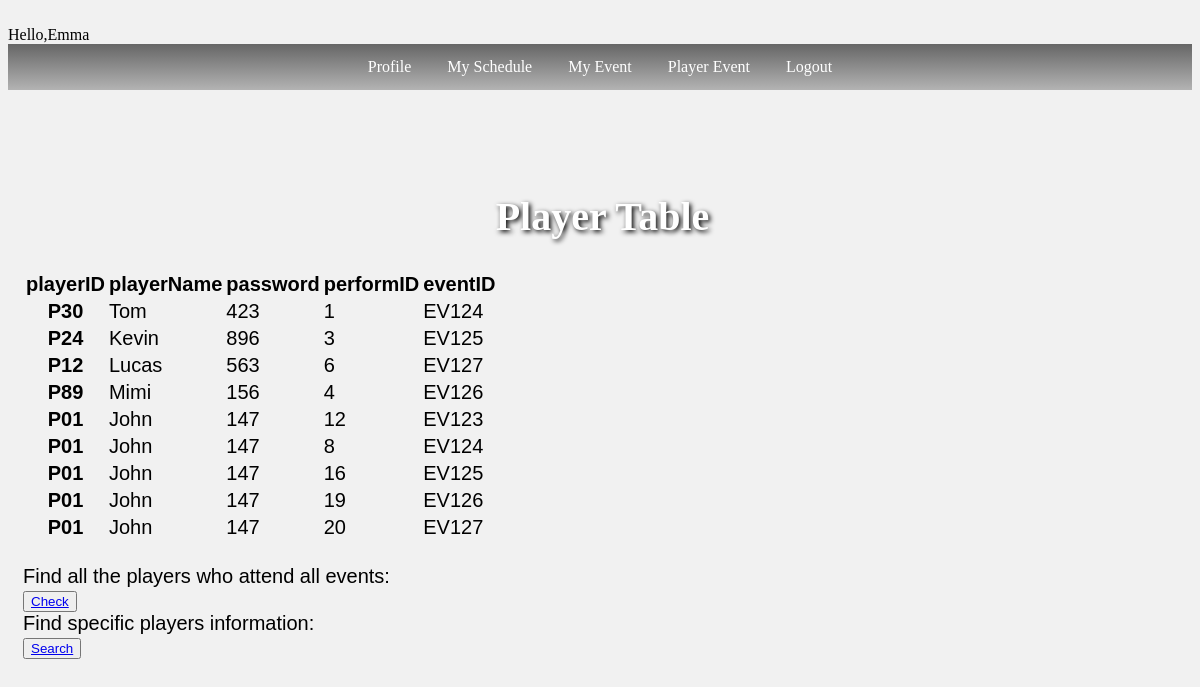
The app's page /code/playerNew.php (signed in) with its own data.
### tables this page shows
CREATE TABLE `perform_in` (
  `playerID` varchar(15) DEFAULT NULL,
  `perform_number` int(4) DEFAULT NULL,
  `eventID` varchar(20) NOT NULL
);

CREATE TABLE `players` (
  `playerID` varchar(15) NOT NULL,
  `player_name` varchar(15) DEFAULT NULL,
  `password` varchar(20) NOT NULL
);

### code/playerNew.php (the view, shortened to what this page needs)
<?php
include_once 'staff.php'
?>
<!DOCTYPE html>
<html>
	<head>
	<link rel="stylesheet" href="mystyle.css" style type="text/css" />
	</head>
	<body>
	<div>
		<h1>Player Table</h1>
		<table>
			<thead>
				<tr>
					<th scope="col"> playerID </th>
					<th scope="col"> playerName </th>
					<th scope="col"> password </th>
					<th scope="col"> performID </th>
					<th scope="col"> eventID </th>
				</tr>
			</thead>
			<tbody>
			<?php
			$query = "SELECT * FROM `players`,`perform_in` WHERE players.playerID = perform_in.playerID";
			$result = mysqli_query($conn, $query);
			if($result)
			{
				while($row = mysqli_fetch_assoc($result))
				{
					$id = $row['playerID'];
					$name = $row['player_name'];
					$pswd = $row['password'];
					$perform = $row['perform_number'];
					$event = $row['eventID'];
					echo '<tr>
					<th scope="row">'.$id.'</th>
					<td>'.$name.'</td>
					<td>'.$pswd.'</td>
					<td>'.$perform.'</td>
					<td>'.$event.'</td>
					</tr>';
				}
			}
			?>
			</tbody>
		</table>
				Find all the players who attend all events:</div>
                    <button><a href="all.php">Check</a ></button></br>
				Find specific players information:</br>
 <button type="submit" name="submit"><a href="search.php">Search</a ></button>
	</body>
</html>

### code/mystyle.css (style rules this page uses)
h1 { font-family: Georgia, "Times New Roman", Times, serif; font-size: 40px; color: white; text-shadow: 2px 2px 5px black; padding: 30px; margin: 0px; text-align: center; }
body { background-color:#f1f1f1; }

### records on screen
perform_in: playerID "P30", playerID.player_name "Tom", playerID.password "423", perform_number "1", eventID "EV124"
perform_in: playerID "P24", playerID.player_name "Kevin", playerID.password "896", perform_number "3", eventID "EV125"
perform_in: playerID "P12", playerID.player_name "Lucas", playerID.password "563", perform_number "6", eventID "EV127"
perform_in: playerID "P89", playerID.player_name "Mimi", playerID.password "156", perform_number "4", eventID "EV126"
perform_in: playerID "P01", playerID.player_name "John", playerID.password "147", perform_number "12", eventID "EV123"
perform_in: playerID "P01", playerID.player_name "John", playerID.password "147", perform_number "8", eventID "EV124"
perform_in: playerID "P01", playerID.player_name "John", playerID.password "147", perform_number "16", eventID "EV125"
perform_in: playerID "P01", playerID.player_name "John", playerID.password "147", perform_number "19", eventID "EV126"
perform_in: playerID "P01", playerID.player_name "John", playerID.password "147", perform_number "20", eventID "EV127"

### other values on screen
$user_data['user_name'] "Emma"
